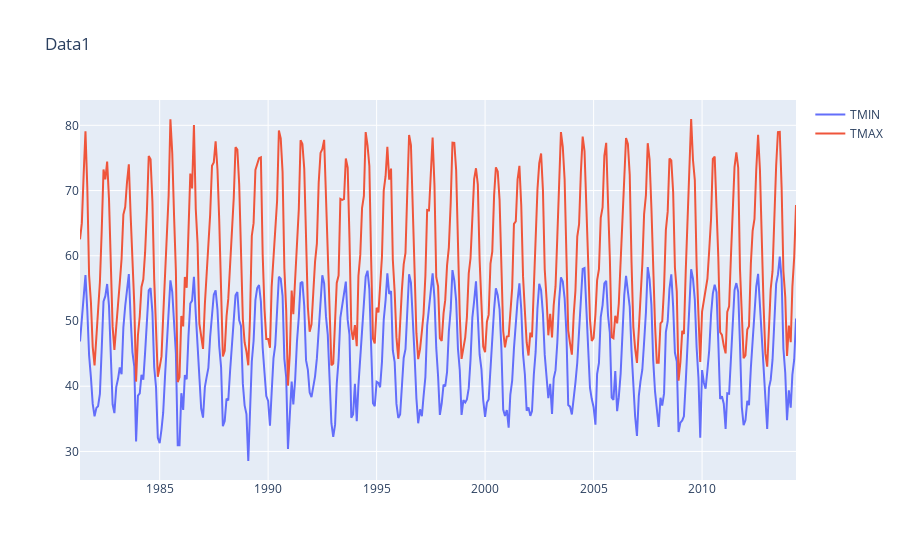

The code cell stored with this chart in its notebook:
### Code cell
data = []
for i in df.columns:
    data.append(go.Scatter(
            x = df.index, y = df[i], name=i
            ))
    
data = data
layout = {'title': 'Data1'}

fig = go.Figure(data=data, layout=layout)
iplot(fig)

### Figure 1 — Plotly figure (JSON) as saved in the notebook; plotly's stock layout.template omitted (floating-point values rounded to 4 significant figures; data arrays with more than 128 entries replaced by an {"elided": "..."} marker saying what was removed)
{"data": [{"name": "TMIN", "type": "scatter", "x": {"elided": "397 str values"}, "y": {"elided": "397 float values"}}, {"name": "TMAX", "type": "scatter", "x": {"elided": "397 str values"}, "y": {"elided": "397 float values"}}], "layout": {"title": {"text": "Data1"}}}
